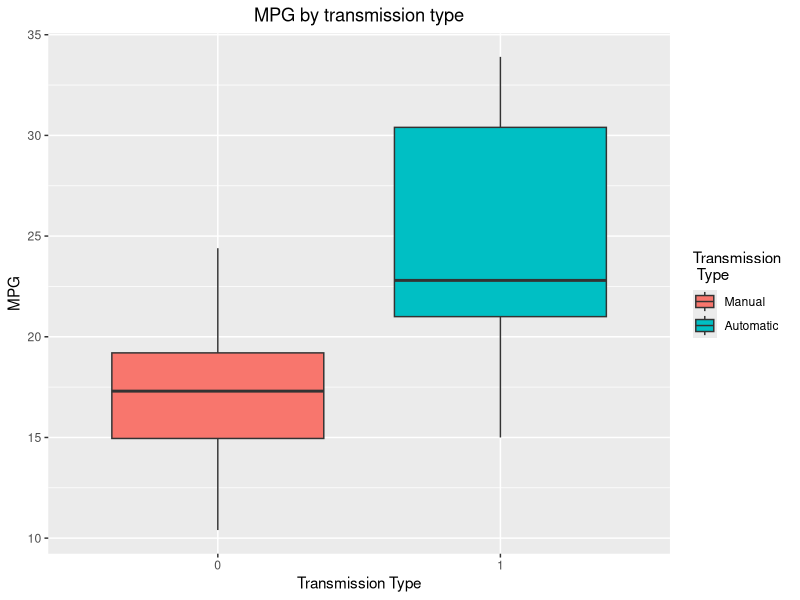

Generate this figure with R: (Note: this script raises an error after producing the figure.)
library(ggplot2)
library(car)
library(corrplot)
library(psych)
data("mtcars")
head(mtcars)
{mtcars$cyl <- as.factor(mtcars$cyl); mtcars$vs <- as.factor(mtcars$vs); mtcars$am <- as.factor(mtcars$am)}

{g <- ggplot(aes(x = am, y = mpg), data = mtcars)
        g <- g + geom_boxplot(aes(fill = am)) + labs( title = "MPG by transmission type", x = "Transmission Type", y = "MPG")
        g <- g + scale_fill_discrete(name = "Transmission \n Type", labels = c("Manual", "Automatic"))
        g <- g + theme(plot.title = element_text(hjust = 0.5)) ; g}

ggpairs(mtcars)

fit1 <- lm(mpg ~ ., data = mtcars)
summary(fit1)$coeff
vif(fit1)
par(mfrow = c(2,2))
plot(fit1)


fit2 <- lm(mpg ~ am + hp + qsec, data = mtcars)
fit3 <- update(fit2, mpg ~ am + hp + qsec + cyl)
fit4 <- update(fit3, mpg ~ am + hp + qsec + cyl + wt)
anova(fit2,fit3,fit4)

summary(fit4)$coeff
fit5 <- lm(mpg ~ am + hp + qsec + wt, data = mtcars)
summary(fit5)$coeff
fit6 <- lm(mpg ~ am + qsec + wt, data = mtcars)
fit6 <- lm(mpg ~ am + qsec + wt, data = data)
summary(fit6)
par(mfrow = c(2,2))
plot(fit6)

describeBy(mtcars)

corrplot(as.matrix(mtcars[,-c(2,8,9)]), type="upper")

data <- mtcars[,-c(2,8,9)]
cor(data)
